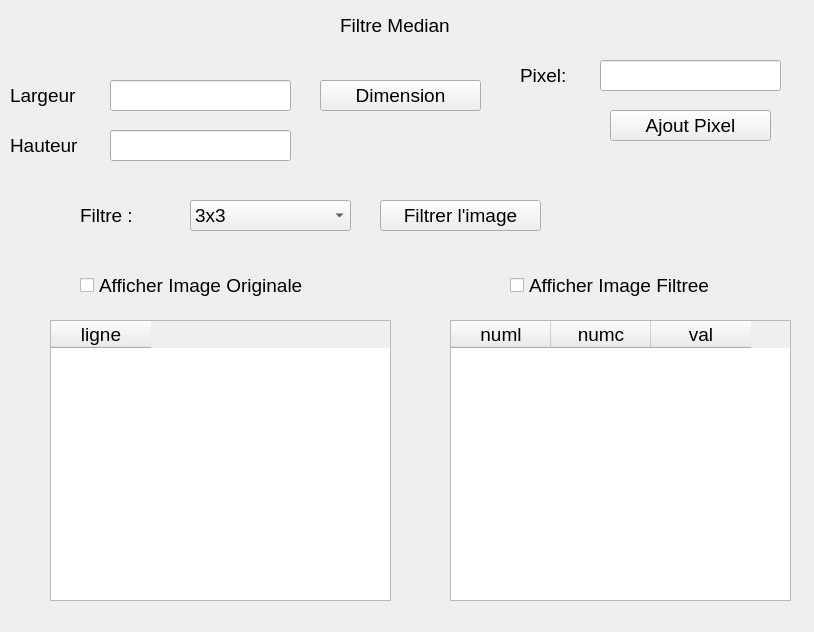
<?xml version="1.0" encoding="UTF-8"?>
<ui version="4.0">
 <class>Form</class>
 <widget class="QWidget" name="Form">
  <property name="geometry">
   <rect>
    <x>0</x>
    <y>0</y>
    <width>814</width>
    <height>632</height>
   </rect>
  </property>
  <property name="windowTitle">
   <string>Form</string>
  </property>
  <widget class="QLabel" name="label">
   <property name="geometry">
    <rect>
     <x>340</x>
     <y>0</y>
     <width>231</width>
     <height>51</height>
    </rect>
   </property>
   <property name="font">
    <font>
     <pointsize>14</pointsize>
    </font>
   </property>
   <property name="text">
    <string>Filtre Median</string>
   </property>
  </widget>
  <widget class="QLineEdit" name="pixel">
   <property name="geometry">
    <rect>
     <x>600</x>
     <y>60</y>
     <width>181</width>
     <height>31</height>
    </rect>
   </property>
   <property name="font">
    <font>
     <pointsize>14</pointsize>
    </font>
   </property>
  </widget>
  <widget class="QPushButton" name="filtrer">
   <property name="geometry">
    <rect>
     <x>380</x>
     <y>200</y>
     <width>161</width>
     <height>31</height>
    </rect>
   </property>
   <property name="font">
    <font>
     <pointsize>14</pointsize>
    </font>
   </property>
   <property name="text">
    <string>Filtrer l'image</string>
   </property>
  </widget>
  <widget class="QComboBox" name="filtre">
   <property name="geometry">
    <rect>
     <x>190</x>
     <y>200</y>
     <width>161</width>
     <height>31</height>
    </rect>
   </property>
   <property name="font">
    <font>
     <pointsize>14</pointsize>
    </font>
   </property>
   <item>
    <property name="text">
     <string>3x3</string>
    </property>
   </item>
   <item>
    <property name="text">
     <string>5x5</string>
    </property>
   </item>
   <item>
    <property name="text">
     <string>7x7</string>
    </property>
   </item>
  </widget>
  <widget class="QCheckBox" name="afficho">
   <property name="geometry">
    <rect>
     <x>80</x>
     <y>270</y>
     <width>281</width>
     <height>31</height>
    </rect>
   </property>
   <property name="font">
    <font>
     <pointsize>14</pointsize>
    </font>
   </property>
   <property name="text">
    <string>Afficher Image Originale</string>
   </property>
  </widget>
  <widget class="QTableWidget" name="tableo">
   <property name="geometry">
    <rect>
     <x>50</x>
     <y>320</y>
     <width>341</width>
     <height>281</height>
    </rect>
   </property>
   <property name="font">
    <font>
     <pointsize>14</pointsize>
    </font>
   </property>
   <column>
    <property name="text">
     <string>ligne</string>
    </property>
   </column>
  </widget>
  <widget class="QTableWidget" name="tablef">
   <property name="geometry">
    <rect>
     <x>450</x>
     <y>320</y>
     <width>341</width>
     <height>281</height>
    </rect>
   </property>
   <property name="font">
    <font>
     <pointsize>14</pointsize>
    </font>
   </property>
   <column>
    <property name="text">
     <string>numl</string>
    </property>
   </column>
   <column>
    <property name="text">
     <string>numc</string>
    </property>
   </column>
   <column>
    <property name="text">
     <string>val</string>
    </property>
   </column>
  </widget>
  <widget class="QCheckBox" name="affichf">
   <property name="geometry">
    <rect>
     <x>510</x>
     <y>270</y>
     <width>281</width>
     <height>31</height>
    </rect>
   </property>
   <property name="font">
    <font>
     <pointsize>14</pointsize>
    </font>
   </property>
   <property name="text">
    <string>Afficher Image Filtree</string>
   </property>
  </widget>
  <widget class="QLabel" name="label_2">
   <property name="geometry">
    <rect>
     <x>10</x>
     <y>70</y>
     <width>231</width>
     <height>51</height>
    </rect>
   </property>
   <property name="font">
    <font>
     <pointsize>14</pointsize>
    </font>
   </property>
   <property name="text">
    <string>Largeur</string>
   </property>
  </widget>
  <widget class="QLabel" name="label_3">
   <property name="geometry">
    <rect>
     <x>10</x>
     <y>120</y>
     <width>231</width>
     <height>51</height>
    </rect>
   </property>
   <property name="font">
    <font>
     <pointsize>14</pointsize>
    </font>
   </property>
   <property name="text">
    <string>Hauteur</string>
   </property>
  </widget>
  <widget class="QLabel" name="label_4">
   <property name="geometry">
    <rect>
     <x>80</x>
     <y>190</y>
     <width>231</width>
     <height>51</height>
    </rect>
   </property>
   <property name="font">
    <font>
     <pointsize>14</pointsize>
    </font>
   </property>
   <property name="text">
    <string>Filtre : </string>
   </property>
  </widget>
  <widget class="QLabel" name="label_5">
   <property name="geometry">
    <rect>
     <x>520</x>
     <y>50</y>
     <width>71</width>
     <height>51</height>
    </rect>
   </property>
   <property name="font">
    <font>
     <pointsize>14</pointsize>
    </font>
   </property>
   <property name="text">
    <string>Pixel: </string>
   </property>
  </widget>
  <widget class="QLineEdit" name="larg">
   <property name="geometry">
    <rect>
     <x>110</x>
     <y>80</y>
     <width>181</width>
     <height>31</height>
    </rect>
   </property>
   <property name="font">
    <font>
     <pointsize>14</pointsize>
    </font>
   </property>
  </widget>
  <widget class="QLineEdit" name="haut">
   <property name="geometry">
    <rect>
     <x>110</x>
     <y>130</y>
     <width>181</width>
     <height>31</height>
    </rect>
   </property>
   <property name="font">
    <font>
     <pointsize>14</pointsize>
    </font>
   </property>
  </widget>
  <widget class="QPushButton" name="ajoutp">
   <property name="geometry">
    <rect>
     <x>610</x>
     <y>110</y>
     <width>161</width>
     <height>31</height>
    </rect>
   </property>
   <property name="font">
    <font>
     <pointsize>14</pointsize>
    </font>
   </property>
   <property name="text">
    <string>Ajout Pixel</string>
   </property>
  </widget>
  <widget class="QPushButton" name="dimension">
   <property name="geometry">
    <rect>
     <x>320</x>
     <y>80</y>
     <width>161</width>
     <height>31</height>
    </rect>
   </property>
   <property name="font">
    <font>
     <pointsize>14</pointsize>
    </font>
   </property>
   <property name="text">
    <string>Dimension</string>
   </property>
  </widget>
 </widget>
 <resources/>
 <connections/>
</ui>
